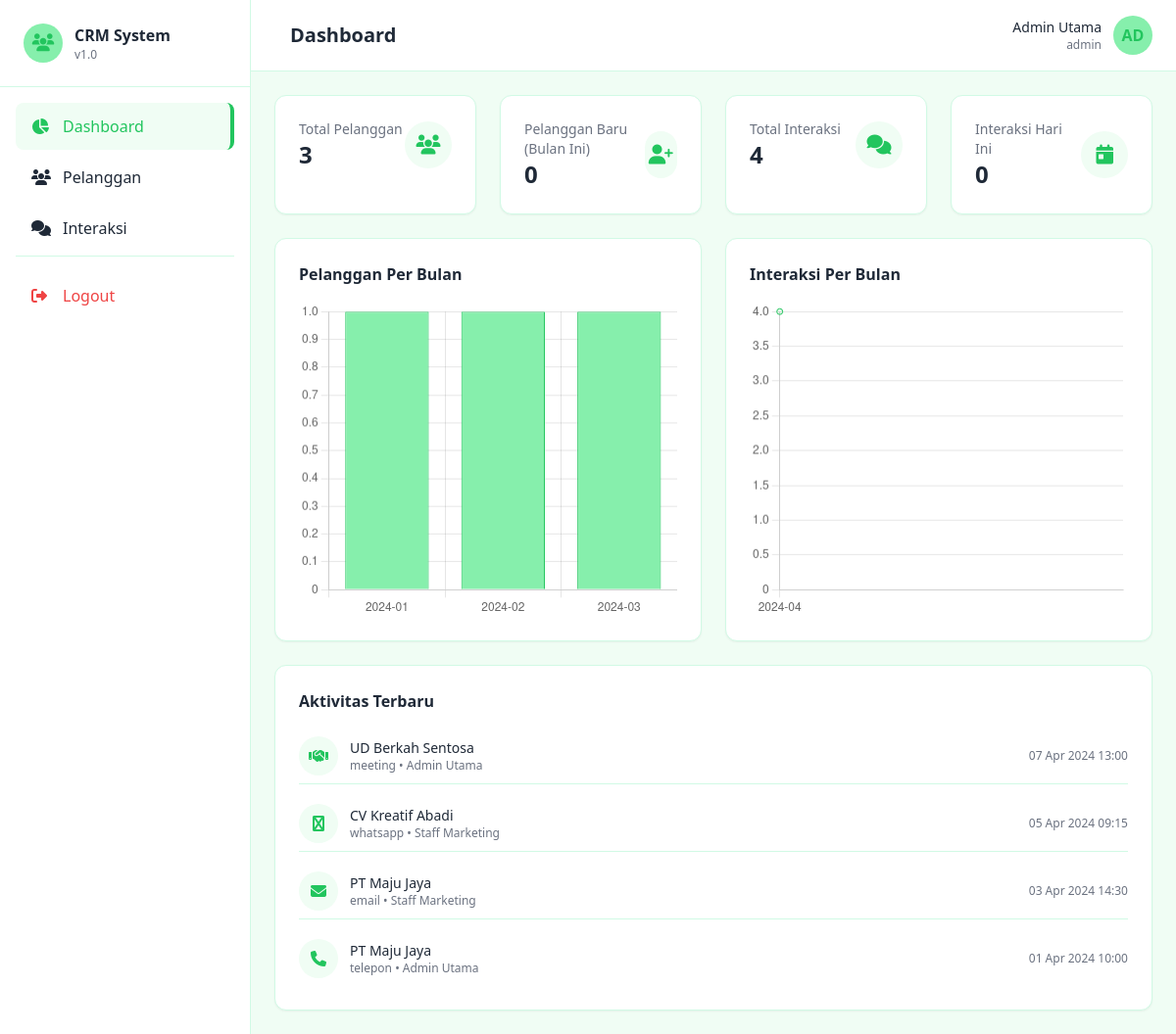
Page /dashboard/index.php (signed in) on the committed database.
### tables this page shows
CREATE TABLE `interactions` (
  `id` int(11) NOT NULL,
  `customer_id` int(11) NOT NULL,
  `user_id` int(11) NOT NULL,
  `interaction_type` enum('telepon','email','whatsapp','meeting') NOT NULL,
  `notes` text DEFAULT NULL,
  `interaction_date` datetime DEFAULT NULL,
  `created_at` timestamp NOT NULL DEFAULT current_timestamp()
);

CREATE TABLE `customers` (
  `id` int(11) NOT NULL,
  `customer_code` varchar(20) NOT NULL,
  `nama` varchar(100) NOT NULL,
  `email` varchar(100) DEFAULT NULL,
  `telepon` varchar(20) DEFAULT NULL,
  `alamat` text DEFAULT NULL,
  `kota` varchar(50) DEFAULT NULL,
  `status` enum('aktif','tidak_aktif') DEFAULT 'aktif',
  `join_date` date DEFAULT NULL,
  `created_at` timestamp NOT NULL DEFAULT current_timestamp()
);

CREATE TABLE `users` (
  `id` int(11) NOT NULL,
  `nama` varchar(100) NOT NULL,
  `email` varchar(100) NOT NULL,
  `password` varchar(255) NOT NULL,
  `role` enum('admin','staff') DEFAULT 'staff',
  `created_at` timestamp NOT NULL DEFAULT current_timestamp()
);

### dashboard/index.php (the view, shortened to what this page needs)
<?php
require_once '../config/database.php';
try {
    $stmt = $pdo->query("SELECT COUNT(*) as total FROM customers");
    $totalCustomers = $stmt->fetch()['total'];
    $stmt = $pdo->query("SELECT COUNT(*) as total FROM customers WHERE MONTH(join_date) = MONTH(CURRENT_DATE()) AND YEAR(join_date) = YEAR(CURRENT_DATE())");
    $newCustomers = $stmt->fetch()['total'];
    $stmt = $pdo->query("SELECT COUNT(*) as total FROM interactions");
    $totalInteractions = $stmt->fetch()['total'];
    $stmt = $pdo->query("SELECT COUNT(*) as total FROM interactions WHERE DATE(interaction_date) = CURRENT_DATE()");
    $interactionsToday = $stmt->fetch()['total'];
    $stmt = $pdo->query("SELECT DATE_FORMAT(join_date, '%Y-%m') as month, COUNT(*) as total FROM customers WHERE join_date IS NOT NULL GROUP BY DATE_FORMAT(join_date, '%Y-%m') ORDER BY month DESC LIMIT 6");
    $customersChart = $stmt->fetchAll();
    $stmt = $pdo->query("SELECT DATE_FORMAT(interaction_date, '%Y-%m') as month, COUNT(*) as total FROM interactions WHERE interaction_date IS NOT NULL GROUP BY DATE_FORMAT(interaction_date, '%Y-%m') ORDER BY month DESC LIMIT 6");
    $interactionsChart = $stmt->fetchAll();
} catch(PDOException $e) {
    $error = 'Gagal mengambil data statistik';
}
?>
<!DOCTYPE html>
<html lang="id">
<head>
    <script src="https://cdn.tailwindcss.com"></script>
    <link rel="stylesheet" href="https://cdnjs.cloudflare.com/ajax/libs/font-awesome/6.5.0/css/all.min.css">
</head>
<body class="bg-[#F0FDF4]">
    <div class="flex h-screen">
        <aside class="sidebar w-64 flex-shrink-0 hidden md:block overflow-y-auto">
            <div class="p-6 border-b border-[#D1FAE5]">
                <div class="flex items-center space-x-3">
                    <div class="w-10 h-10 bg-[#86EFAC] rounded-full flex items-center justify-center">
                        <i class="fas fa-users text-[#22C55E] text-lg"></i>
                    </div>
                    <div>
                        <h2 class="font-bold text-[#1F2937]">CRM System</h2>
                        <p class="text-xs text-gray-500">v1.0</p>
                    </div>
                </div>
            </div>
            <nav class="p-4 space-y-1">
                <a href="../dashboard/index.php" class="sidebar-link active flex items-center space-x-3 px-4 py-3 rounded-lg">
                    <i class="fas fa-chart-pie w-5"></i>
                    <span>Dashboard</span>
                </a>
                <a href="../customers/index.php" class="sidebar-link flex items-center space-x-3 px-4 py-3 rounded-lg">
                    <i class="fas fa-users w-5"></i>
                    <span>Pelanggan</span>
                </a>
                <a href="../interactions/index.php" class="sidebar-link flex items-center space-x-3 px-4 py-3 rounded-lg">
                    <i class="fas fa-comments w-5"></i>
                    <span>Interaksi</span>
                </a>
                <div class="pt-4 mt-4 border-t border-[#D1FAE5]">
                    <a href="../auth/logout.php" class="sidebar-link flex items-center space-x-3 px-4 py-3 rounded-lg text-red-500 hover:bg-red-50">
                        <i class="fas fa-sign-out-alt w-5"></i>
                        <span>Logout</span>
                    </a>
                </div>
            </nav>
        </aside>
        <div class="flex-1 overflow-y-auto">
            <header class="bg-white border-b border-[#D1FAE5] px-6 py-4">
                <div class="flex items-center justify-between">
                    <div class="flex items-center space-x-4">
                        <h1 class="text-xl font-semibold text-[#1F2937]">Dashboard</h1>
                    </div>
                    <div class="flex items-center space-x-4">
                        <div class="flex items-center space-x-3">
                            <div class="text-right hidden sm:block">
                                <p class="text-sm font-medium text-[#1F2937]"><?php echo htmlspecialchars($_SESSION['user_nama']); ?></p>
                                <p class="text-xs text-gray-500"><?php echo htmlspecialchars($_SESSION['user_role']); ?></p>
                            </div>
                            <div class="w-10 h-10 bg-[#86EFAC] rounded-full flex items-center justify-center text-[#22C55E] font-bold">
                                <?php echo strtoupper(substr($_SESSION['user_nama'], 0, 2)); ?>
                            </div>
                        </div>
                    </div>
                </div>
            </header>
            <div class="p-6">
                <div class="grid grid-cols-1 sm:grid-cols-2 lg:grid-cols-4 gap-6 mb-6">
                    <div class="card-stat rounded-xl p-6 shadow-sm">
                        <div class="flex items-center justify-between">
                            <div>
                                <p class="text-sm text-gray-500">Total Pelanggan</p>
                                <p class="text-2xl font-bold text-[#1F2937]"><?php echo $totalCustomers; ?></p>
                            </div>
                            <div class="w-12 h-12 bg-[#F0FDF4] rounded-full flex items-center justify-center text-[#22C55E]">
                                <i class="fas fa-users text-xl"></i>
                            </div>
                        </div>
                    </div>
                    <div class="card-stat rounded-xl p-6 shadow-sm">
                        <div class="flex items-center justify-between">
                            <div>
                                <p class="text-sm text-gray-500">Pelanggan Baru (Bulan Ini)</p>
                                <p class="text-2xl font-bold text-[#1F2937]"><?php echo $newCustomers; ?></p>
                            </div>
                            <div class="w-12 h-12 bg-[#F0FDF4] rounded-full flex items-center justify-center text-[#22C55E]">
                                <i class="fas fa-user-plus text-xl"></i>
                            </div>
                        </div>
                    </div>
                    <div class="card-stat rounded-xl p-6 shadow-sm">
                        <div class="flex items-center justify-between">
                            <div>
                                <p class="text-sm text-gray-500">Total Interaksi</p>
                                <p class="text-2xl font-bold text-[#1F2937]"><?php echo $totalInteractions; ?></p>
                            </div>
                            <div class="w-12 h-12 bg-[#F0FDF4] rounded-full flex items-center justify-center text-[#22C55E]">
                                <i class="fas fa-comments text-xl"></i>
                            </div>
                        </div>
                    </div>
                    <div class="card-stat rounded-xl p-6 shadow-sm">
                        <div class="flex items-center justify-between">
                            <div>
                                <p class="text-sm text-gray-500">Interaksi Hari Ini</p>
                                <p class="text-2xl font-bold text-[#1F2937]"><?php echo $interactionsToday; ?></p>
                            </div>
                            <div class="w-12 h-12 bg-[#F0FDF4] rounded-full flex items-center justify-center text-[#22C55E]">
                                <i class="fas fa-calendar-day text-xl"></i>
                            </div>
                        </div>
                    </div>
                </div>
                <div class="grid grid-cols-1 lg:grid-cols-2 gap-6">
                    <div class="card-stat rounded-xl p-6 shadow-sm">
                        <h3 class="font-semibold text-[#1F2937] mb-4">Pelanggan Per Bulan</h3>
                        <canvas id="customersChart" height="250"></canvas>
                    </div>
                    <div class="card-stat rounded-xl p-6 shadow-sm">
                        <h3 class="font-semibold text-[#1F2937] mb-4">Interaksi Per Bulan</h3>
                        <canvas id="interactionsChart" height="250"></canvas>
                    </div>
                </div>
                <div class="card-stat rounded-xl p-6 shadow-sm mt-6">
                    <h3 class="font-semibold text-[#1F2937] mb-4">Aktivitas Terbaru</h3>
                    <div class="space-y-3">
                        <?php
                        try {
                            $stmt = $pdo->query("SELECT i.*, c.nama as customer_name, u.nama as staff_name
                                                  FROM interactions i
                                                  JOIN customers c ON i.customer_id = c.id
                                                  JOIN users u ON i.user_id = u.id
                                                  ORDER BY i.interaction_date DESC LIMIT 5");
                            $recentActivities = $stmt->fetchAll();
                            if (count($recentActivities) > 0) {
                                foreach ($recentActivities as $activity) {
                                    $icons = [
                                        'telepon' => 'fa-phone',
                                        'email' => 'fa-envelope',
                                        'whatsapp' => 'fa-whatsapp',
                                        'meeting' => 'fa-handshake'
                                    ];
                                    $icon = isset($icons[$activity['interaction_type']]) ? $icons[$activity['interaction_type']] : 'fa-comment';
                        ?>
                        <div class="flex items-center justify-between py-2 border-b border-[#D1FAE5] last:border-0">
                            <div class="flex items-center space-x-3">
                                <div class="w-10 h-10 bg-[#F0FDF4] rounded-full flex items-center justify-center text-[#22C55E]">
                                    <i class="fas <?php echo $icon; ?>"></i>
                                </div>
                                <div>
                                    <p class="text-sm font-medium text-[#1F2937]">
                                        <?php echo htmlspecialchars($activity['customer_name']); ?>
                                    </p>
                                    <p class="text-xs text-gray-500">
                                        <?php echo htmlspecialchars($activity['interaction_type']); ?> •
                                        <?php echo htmlspecialchars($activity['staff_name']); ?>
                                    </p>
                                </div>
                            </div>
                            <span class="text-xs text-gray-500">
                                <?php echo date('d M Y H:i', strtotime($activity['interaction_date'])); ?>
                            </span>
                        </div>
                        <?php
                                }
                            } else {
                                echo '<p class="text-gray-500 text-sm">Belum ada aktivitas</p>';
                            }
                        } catch(PDOException $e) {
                            echo '<p class="text-gray-500 text-sm">Gagal memuat aktivitas</p>';
                        }
                        ?>
                    </div>
                </div>
            </div>
        </div>
    </div>
    <script>
        // Sidebar toggle untuk mobile
        function toggleSidebar() {
            const sidebar = document.querySelector('.sidebar');
            sidebar.classList.toggle('hidden');
        }
        // Charts
        <?php
        $months = array_column(array_reverse($customersChart), 'month');
        $values = array_column(array_reverse($customersChart), 'total');
        $monthsJson = json_encode($months);
        $valuesJson = json_encode($values);
        $monthsI = array_column(array_reverse($interactionsChart), 'month');
        $valuesI = array_column(array_reverse($interactionsChart), 'total');
        $monthsIJson = json_encode($monthsI);
        $valuesIJson = json_encode($valuesI);
        ?>
        // Customer Chart
        const ctx1 = document.getElementById('customersChart').getContext('2d');
        new Chart(ctx1, {
            type: 'bar',
            data: {
                labels: <?php echo $monthsJson; ?>,
                datasets: [{
                    label: 'Pelanggan Baru',
                    data: <?php echo $valuesJson; ?>,
                    backgroundColor: '#86EFAC',
                    borderColor: '#22C55E',
                    borderWidth: 1
                }]
            },
            options: {
                responsive: true,
                plugins: {
                    legend: { display: false }
                },
                scales: {
                    y: { beginAtZero: true }
                }
            }
        });
        // Interaction Chart
        const ctx2 = document.getElementById('interactionsChart').getContext('2d');
        new Chart(ctx2, {
            type: 'line',
            data: {
                labels: <?php echo $monthsIJson; ?>,
                datasets: [{
                    label: 'Interaksi',
                    data: <?php echo $valuesIJson; ?>,
                    borderColor: '#22C55E',
                    backgroundColor: 'rgba(34, 197, 94, 0.1)',
                    fill: true,
                    tension: 0.4
                }]
            },
            options: {
                responsive: true,
                plugins: {
                    legend: { display: false }
                },
                scales: {
                    y: { beginAtZero: true }
                }
            }
        });
    </script>
</body>
</html>

### dashboard/index.php (style rules this page uses)
.sidebar { background: #FFFFFF; border-right: 1px solid #D1FAE5; }
.sidebar-link { color: #1F2937; transition: all 0.3s; }
.sidebar-link:hover, .sidebar-link.active { background: #F0FDF4; color: #22C55E; }
.sidebar-link.active { border-right: 4px solid #22C55E; }
.card-stat { background: #FFFFFF; border: 1px solid #D1FAE5; }

### rows in the picture
interactions: customer.nama "UD Berkah Sentosa", interaction_type "meeting", user.nama "Admin Utama", interaction_date "07 Apr 2024 13:00"
interactions: customer.nama "CV Kreatif Abadi", interaction_type "whatsapp", user.nama "Staff Marketing", interaction_date "05 Apr 2024 09:15"
interactions: customer.nama "PT Maju Jaya", interaction_type "email", user.nama "Staff Marketing", interaction_date "03 Apr 2024 14:30"
interactions: customer.nama "PT Maju Jaya", interaction_type "telepon", user.nama "Admin Utama", interaction_date "01 Apr 2024 10:00"

### other values in the picture
$_SESSION['user_nama'] "Admin Utama"
$_SESSION['user_role'] "admin"
substr($_SESSION['user_nama'], 0, 2) "AD"
$totalCustomers "3"
$newCustomers "0"
$totalInteractions "4"
$interactionsToday "0"
chart data {{ $monthsJson }} ["2024-01","2024-02","2024-03"]
chart data {{ $valuesJson }} [1,1,1]
chart data {{ $monthsIJson }} ["2024-04"]
chart data {{ $valuesIJson }} [4]
